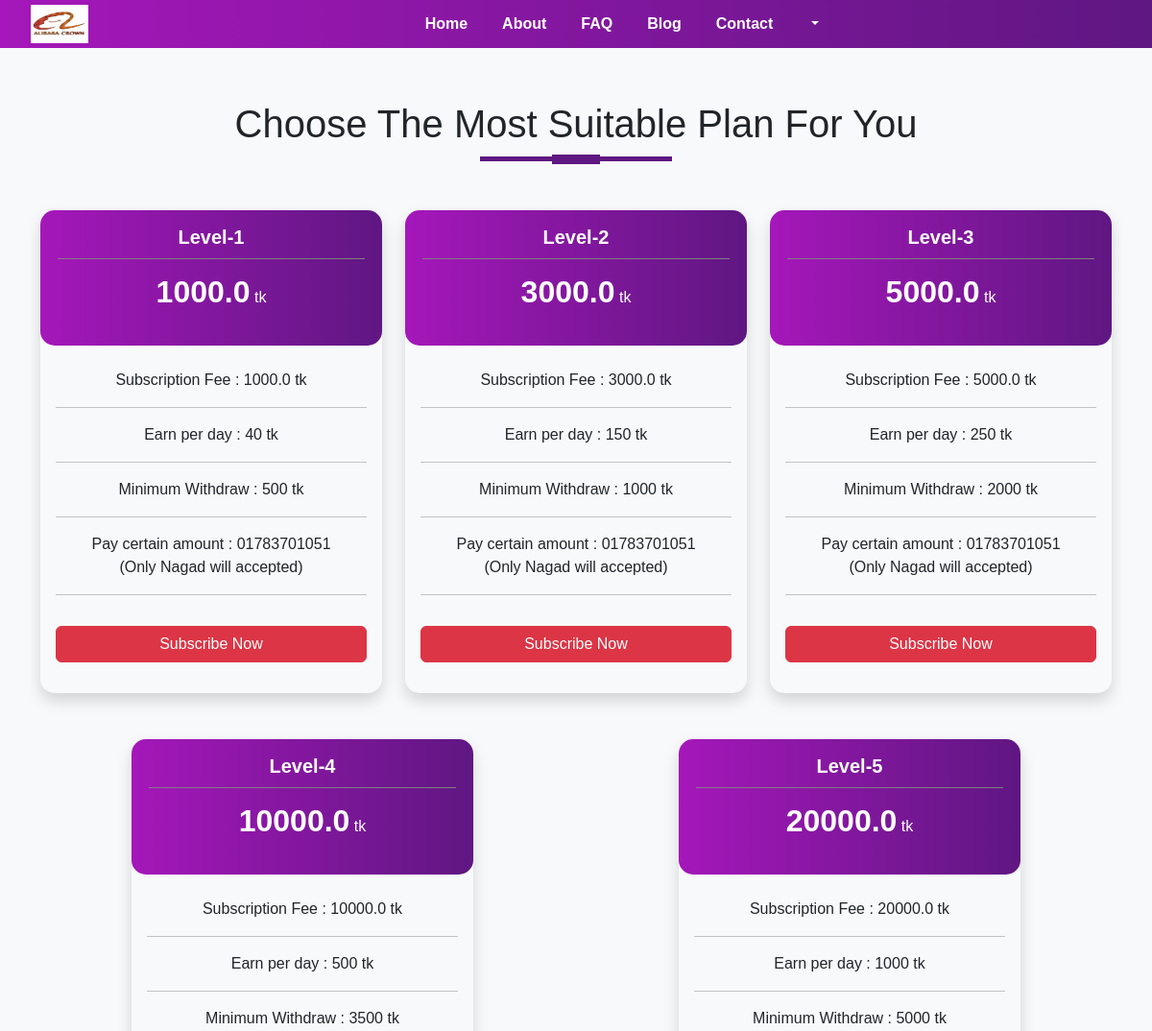
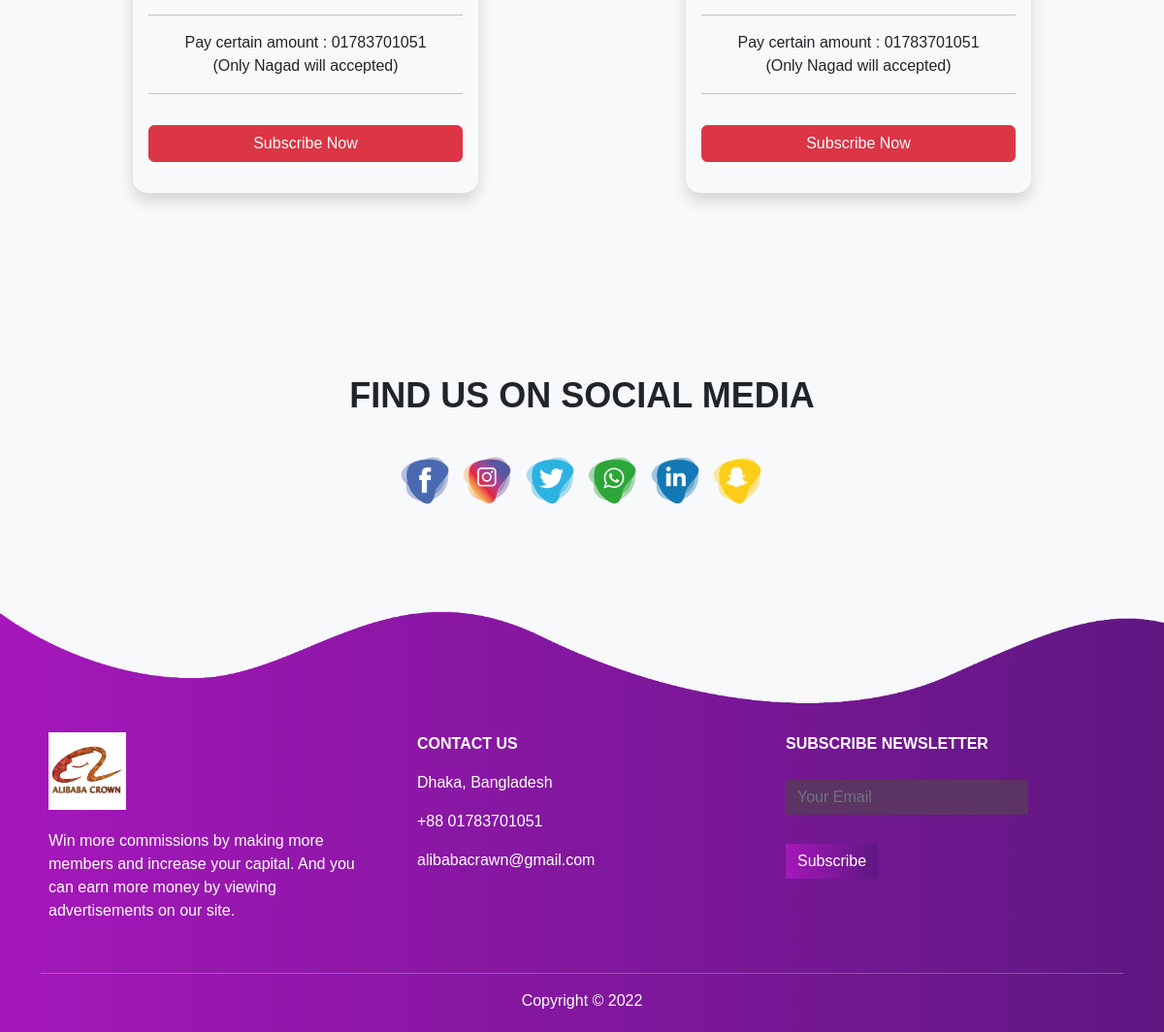
/pricing/ (signed in), run on the app's committed database (2 pictures, top to bottom).
### pricing/models.py (models this page shows, shortened)
class Pricing(models.Model):
    plan_name = models.CharField(max_length=255)
    amount = models.FloatField()
    earn_per_day = models.IntegerField()
    minimum_withdraw = models.IntegerField()
    ad_limit = models.IntegerField(blank=True, null=True)
    slug = AutoSlugField(populate_from='plan_name', null=True, blank=True)
    created_at = models.DateTimeField(auto_now_add=True)
    updated_at = models.DateTimeField(auto_now=True)

### pricing/views.py (the view)
# urls.py: path('pricing/', views.pricing_plan, name="pricing"),
@login_required
def pricing_plan(request):
    if not request.user.is_subscribed:
        all_pricing = Pricing.objects.all()
        context = {
            'all_pricing': all_pricing
        }
        return render(request, 'pricing/plan.html', context)
    else:
        return redirect('/dashboard')

### templates/pricing/plan.html (shortened to what this page needs)
{% extends 'core/base.html' %}
{% load static %}
{% block content %}
<section id="about-us">
    <div class="container">
      <h1 class="title text-center">Choose The Most Suitable Plan For You</h1>
        <div class="row">
          {% for pricing in all_pricing %}
          <div class="col-lg-4 col-md-6 mx-auto mb-3">
            <div class="plan my-3 text-center shadow">
              <div class="plan-header mb-2 py-3">
                <h5 class="fw-bold">{{ pricing.plan_name }}</h5>
                <div class="separator"></div>
                <p><span class="amount fw-bold">{{ pricing.amount }}</span> tk</p>
              </div>
              <div class="plan-body p-3">
                <p>Subscription Fee : {{ pricing.amount }} tk</p>
                <hr>
                <p>Earn per day : {{ pricing.earn_per_day }} tk</p>
                <hr>
                <p>Minimum Withdraw : {{ pricing.minimum_withdraw }} tk</p>
                <hr>
                <p>Pay certain amount : 01783701051 <br> (Only Nagad will accepted)</p>
                <hr>
                <a class="btn btn-danger w-100 my-3" href="{% url 'get_plan' pricing.slug %}">Subscribe Now</a>
              </div>
            </div>
          </div>
          {% endfor %}
        </div>
    </div>
  </section>
{% endblock content %}

### static/css/style.css (style rules this page uses)
* { padding: 0; margin: 0; }
body { font-family: sans-serif; }
.title::before { content: ''; height: 5px; width: 200px; background: #5f1782; margin-left: auto; margin-right: auto; transform: translateY(63px); display: block; }
.title::after { content: ''; height: 10px; width: 50px; background: #5f1782; margin-left: auto; margin-right: auto; transform: translateY(8px); display: block; margin-bottom: 40px; }
#about-us { background: #f8f9fa; padding-top: 50px; padding-bottom: 50px; }
hr { background-color: #fff; }
.plan { border-radius: 15px; }
.separator { width: 90%; height: 1px; background: rgb(129, 127, 127); margin: 10px auto; }
.plan-header { border-radius: 15px; background-image: linear-gradient(to right, #a517ba, #5f1782); color: white; }
.amount { font-size: 32px; }

### data on the page
Pricing: plan_name "Level-1", amount "1000.0", earn_per_day "40", minimum_withdraw "500"
Pricing: plan_name "Level-2", amount "3000.0", earn_per_day "150", minimum_withdraw "1000"
Pricing: plan_name "Level-3", amount "5000.0", earn_per_day "250", minimum_withdraw "2000"
Pricing: plan_name "Level-4", amount "10000.0", earn_per_day "500", minimum_withdraw "3500"
Pricing: plan_name "Level-5", amount "20000.0", earn_per_day "1000", minimum_withdraw "5000"
